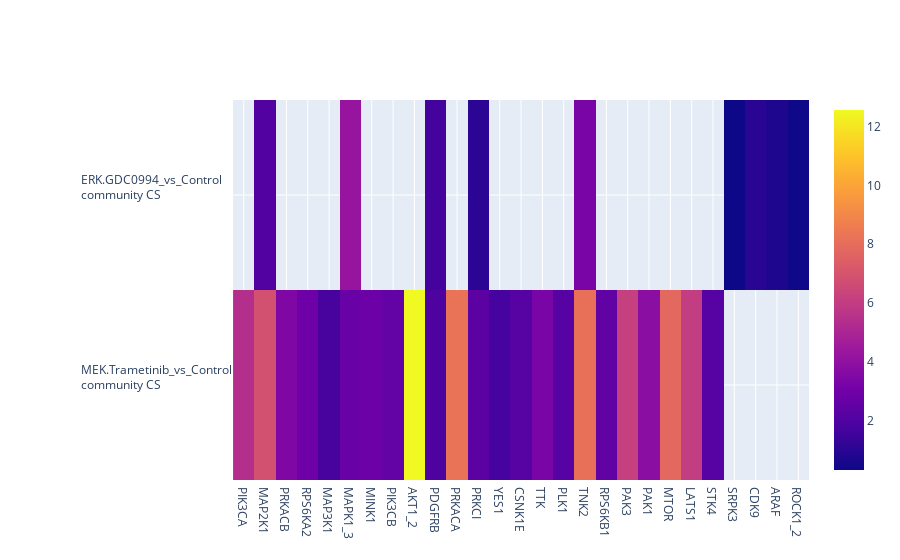

Notebook source saved alongside this figure:
### Code cell
#trametinib(MAP2K1)[-] and GDC0994(MAPK1_3)
[x1,y1,z1] = cs_calculation(treat_int=[0,3], edges=negative_edges, communities=target_communities, treatments=treatments)

# HEATMAP
fig = go.Figure(data=go.Heatmap(
                z=z1,
                x=x1,
                y=y1,
                yaxis='y2',
                hoverongaps = False))

fig.update_layout(xaxis=dict(domain=[0.21,1]),
                  yaxis2=dict(anchor='free', position= 0, side='right'))


fig.show()

### Figure 1 — Plotly figure (JSON) as saved in the notebook; plotly's stock layout.template omitted (floating-point values rounded to 4 significant figures)
{"data": [{"hoverongaps": false, "type": "heatmap", "x": ["PIK3CA", "MAP2K1", "PRKACB", "RPS6KA2", "MAP3K1", "MAPK1_3", "MINK1", "PIK3CB", "AKT1_2", "PDGFRB", "PRKACA", "PRKCI", "YES1", "CSNK1E", "TTK", "PLK1", "TNK2", "RPS6KB1", "PAK3", "PAK1", "MTOR", "LATS1", "STK4", "SRPK3", "CDK9", "ARAF", "ROCK1_2"], "y": ["MEK.Trametinib_vs_Control<br>community CS</br>", "ERK.GDC0994_vs_Control<br>community CS</br>"], "yaxis": "y2", "z": [[5.41, 6.85, 3.46, 2.9, 1.74, 2.75, 2.83, 2.58, 12.56, 1.95, 8.25, 2.36, 1.69, 2.2, 3.32, 2.21, 8.14, 2.49, 6.13, 3.86, 7.82, 6, 2.21, null, null, null, null], [null, 2.05, null, null, null, 4.24, null, null, null, 1.66, null, 1.05, null, null, null, null, 3.28, null, null, null, null, null, null, 0.33, 1.03, 0.73, 0.37]]}], "layout": {"xaxis": {"domain": [0.21, 1]}, "yaxis2": {"anchor": "free", "position": 0, "side": "right"}}}
